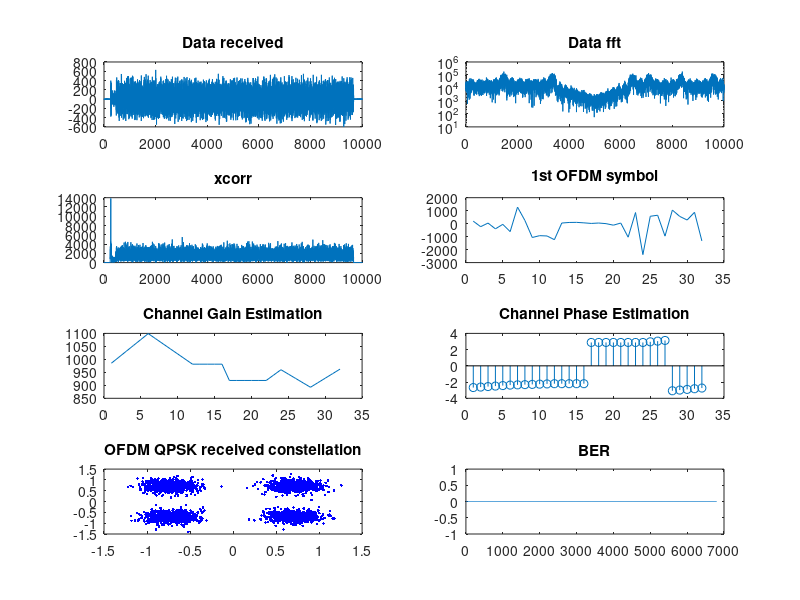
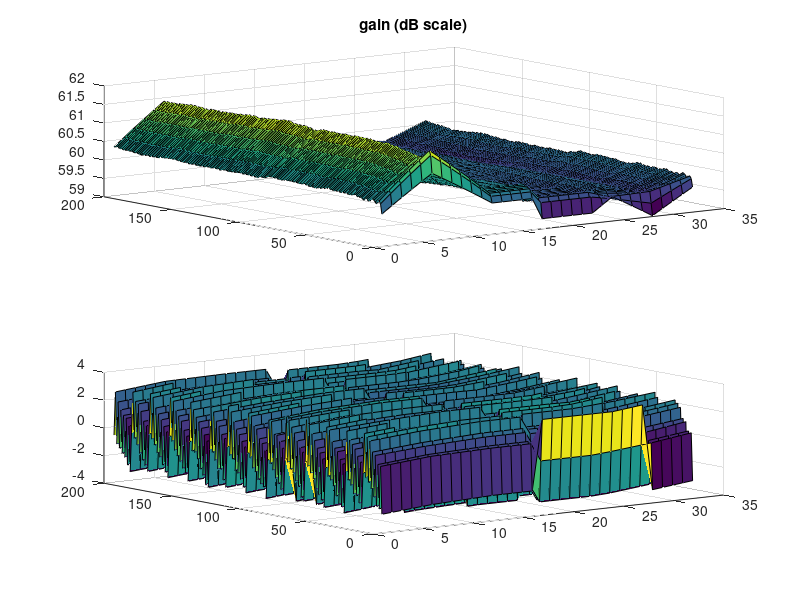
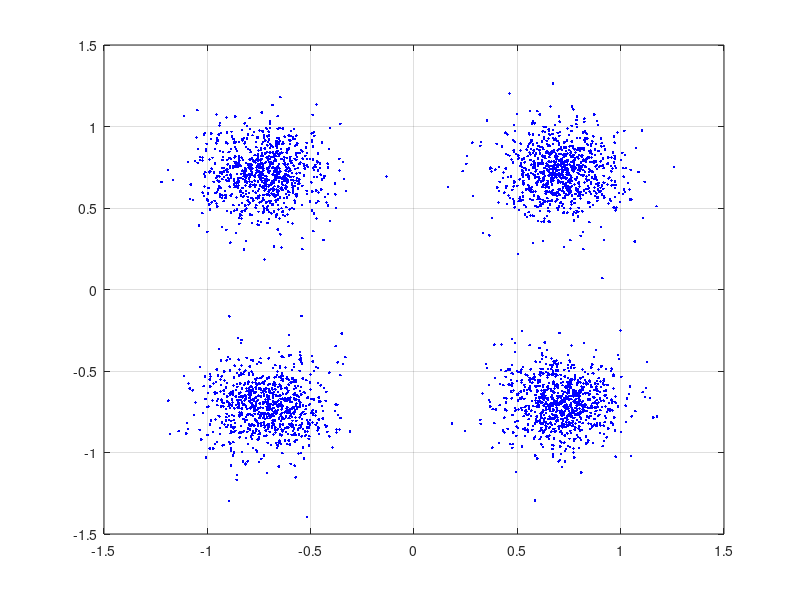
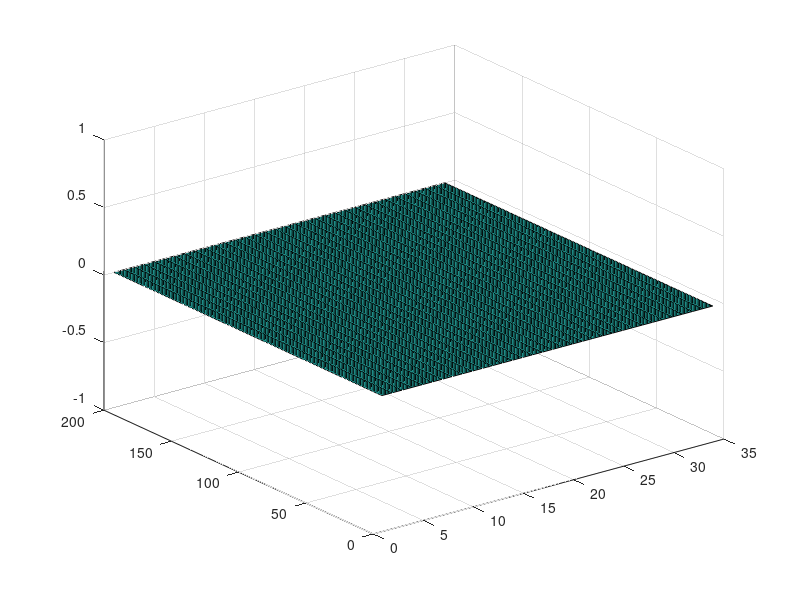

Reproduce these figures in MATLAB, in order.
% harness.m
% For more information search for "README:" in harness.cpp.

clear all;
close all;
clc;

% Read data from file
load('params.mat')
load('dData.mat')

nr_OFDM_symbols = 200;


N_samps=10000;
fid1=fopen('received0.dat','r');
x_rec=fread(fid1, 2*N_samps,'short');
fclose(fid1);

received_data= zeros(1,N_samps);
count = 1;
for i=1:2:2*N_samps
    received_data(count) = complex(x_rec(i),x_rec(i+1));
    count = count+1;
end

%save('testCPP.mat','received_data')

figure(1)
subplot(4,2,1)
plot(real(received_data))
title('Data received')
subplot(4,2,2)
semilogy(abs(fft(received_data)))
title('Data fft')


  %load cross correlation:  
  fid1=fopen('xcorr.dat','r');
  xcorrAbs=fread(fid1, N_samps,'double');
  fclose(fid1);

  length(xcorrAbs);

  figure(1)
  subplot(4,2,3)
  plot(xcorrAbs);
  title('xcorr')

  %load OFDM symbols corrected and without CP:
  
 fid=fopen('ofdm_cp.dat','r');
 temp=fread(fid,2*nr_car*nr_OFDM_symbols,'double');
 fclose(fid); 

 count=1; 
 dataOFDM_cpp=zeros(nr_OFDM_symbols,nr_car);
 for i=1:nr_OFDM_symbols
    for k=1:nr_car
        dataOFDM_cpp(i,k)=complex(temp(count),temp(count+1));   
        count=count+2;
    end
 end
 
  figure(1)
  subplot(4,2,4)
  plot(real((dataOFDM_cpp(1,:))));
  title('1st OFDM symbol')

  %load received Pilot gain:
  
 fid=fopen('rx_pilot_gain.dat','r');
 temp=fread(fid,length_pilot*nr_OFDM_symbols,'double');
 fclose(fid); 

 count=1; 
 pilot_gain=zeros(nr_OFDM_symbols,length_pilot);
 for i=1:nr_OFDM_symbols
    for k=1:length_pilot
        pilot_gain(i,k)=temp(count);   
        count=count+1;
    end
 end
 
 %load received Pilot phase:
  
 fid=fopen('rx_pilot_phase.dat','r');
 temp=fread(fid,length_pilot*nr_OFDM_symbols,'double');
 fclose(fid); 

 count=1; 
 pilot_phase=zeros(nr_OFDM_symbols,length_pilot);
 for i=1:nr_OFDM_symbols
    for k=1:length_pilot
        pilot_phase(i,k)=temp(count);   
        count=count+1;
    end
 end
 
 
 fid=fopen('cons_ofdm.dat','r');
 temp=fread(fid,2*nr_used_car*nr_OFDM_symbols,'double');
 fclose(fid); 

 count=1; 
 consOFDM_cpp=zeros(nr_OFDM_symbols,nr_used_car);
 for i=1:nr_OFDM_symbols
    for k=1:nr_used_car
        consOFDM_cpp(i,k)=complex(temp(count),temp(count+1));   
        count=count+2;
    end
 end
 
 %load filtered Pilot gain:
  
 fid=fopen('filt_pilot_gain.dat','r');
 temp=fread(fid,length_pilot*nr_OFDM_symbols,'double');
 fclose(fid); 

 count=1; 
 filt_pilot_gain=zeros(nr_OFDM_symbols,length_pilot);
 for i=1:nr_OFDM_symbols
    for k=1:length_pilot
        filt_pilot_gain(i,k)=temp(count);   
        count=count+1;
    end
 end
 
 %load filtered Phase gain:
  
 fid=fopen('filt_pilot_phase.dat','r');
 temp=fread(fid,length_pilot*nr_OFDM_symbols,'double');
 fclose(fid); 

 count=1; 
 filt_pilot_phase=zeros(nr_OFDM_symbols,length_pilot);
 for i=1:nr_OFDM_symbols
    for k=1:length_pilot
        filt_pilot_phase(i,k)=temp(count);   
        count=count+1;
    end
 end
 
 
 %load interp Pilot gain:
  
 fid=fopen('int_pilot_gain.dat','r');
 temp=fread(fid,nr_car*nr_OFDM_symbols,'double');
 fclose(fid); 

 count=1; 
 int_pilot_gain=zeros(nr_OFDM_symbols,nr_car);
 for i=1:nr_OFDM_symbols
    for k=1:nr_car
        int_pilot_gain(i,k)=temp(count);   
        count=count+1;
    end
 end
 
  figure(1)
  subplot(4,2,5)
  plot(int_pilot_gain(1,:))
  title('Channel Gain Estimation')

  figure(2)
  subplot(2,1,1)
  surf(20*log10(int_pilot_gain))
  title('gain (dB scale)')
 
 %load interp Phase gain:
  
 fid=fopen('int_pilot_phase.dat','r');
 temp=fread(fid,nr_car*nr_OFDM_symbols,'double');
 fclose(fid); 

 count=1; 
 int_pilot_phase=zeros(nr_OFDM_symbols,nr_car);
 for i=1:nr_OFDM_symbols
    for k=1:nr_car
        int_pilot_phase(i,k)=temp(count);   
        count=count+1;
    end
 end
 
  figure(1)
  subplot(4,2,6)
  stem(int_pilot_phase(1,:))
  title('Channel Phase Estimation')
  
  figure(2)
  subplot(2,1,2)
  surf(int_pilot_phase)
 
  %load OFDM symbols corrected and without CP:
  
 fid=fopen('qpsk_data.dat','r');
 temp=fread(fid,2*nr_used_car*nr_OFDM_symbols,'double');
 fclose(fid); 

 count=1; 
 data_qpsk=zeros(nr_OFDM_symbols,nr_used_car);
 for i=1:nr_OFDM_symbols
    for k=1:nr_used_car
        data_qpsk(i,k)=complex(temp(count),temp(count+1));   
        count=count+2;
    end
 end
 
  figure(1)
  subplot(4,2,7)
  plot(reshape(data_qpsk(1:end,:),1,nr_used_car*nr_OFDM_symbols),'.b')
  title('OFDM QPSK received constellation')
 
  figure(3)
  %plot(reshape(data_qpsk(20:end,1:46),1,24978),'.b')
  plot(reshape(data_qpsk(1:end,1:end),1,nr_used_car*nr_OFDM_symbols-0*nr_used_car),'.b') 
  grid on
  %load binary data:
  
 Modulation=2;%QPSK
 %Modulation=4;%16-QAM
  
 fid=fopen('dataBin.dat','r');
 temp=fread(fid, Modulation*nr_used_car*nr_OFDM_symbols,'short');
 fclose(fid); 
 
 count=1; 
 data_B_cpp=zeros(nr_OFDM_symbols,Modulation*nr_used_car);
 data_B_trans=zeros(nr_OFDM_symbols,Modulation*nr_used_car);
 for i=1:nr_OFDM_symbols
    for k=1:Modulation*nr_used_car
        data_B_cpp(i,k)=temp(count);
        data_B_trans(i,k)=dataT(count);
        count=count+1;
    end
 end
 
 figure(4)
 surf(abs(data_B_cpp-data_B_trans));
 

 rx_data_bin=temp;
 
 error=(abs(dataT(1:Modulation*nr_used_car*nr_OFDM_symbols).'-rx_data_bin));
 BER=sum(error)/length(rx_data_bin)
 
 figure(1)
  subplot(4,2,8)
  plot(error)
  title('BER')
  
  data_rate=(1-BER)*(length(rx_data_bin)/30056)*25;
        ['Data rate: ', num2str(data_rate), 'Mbits/s']


